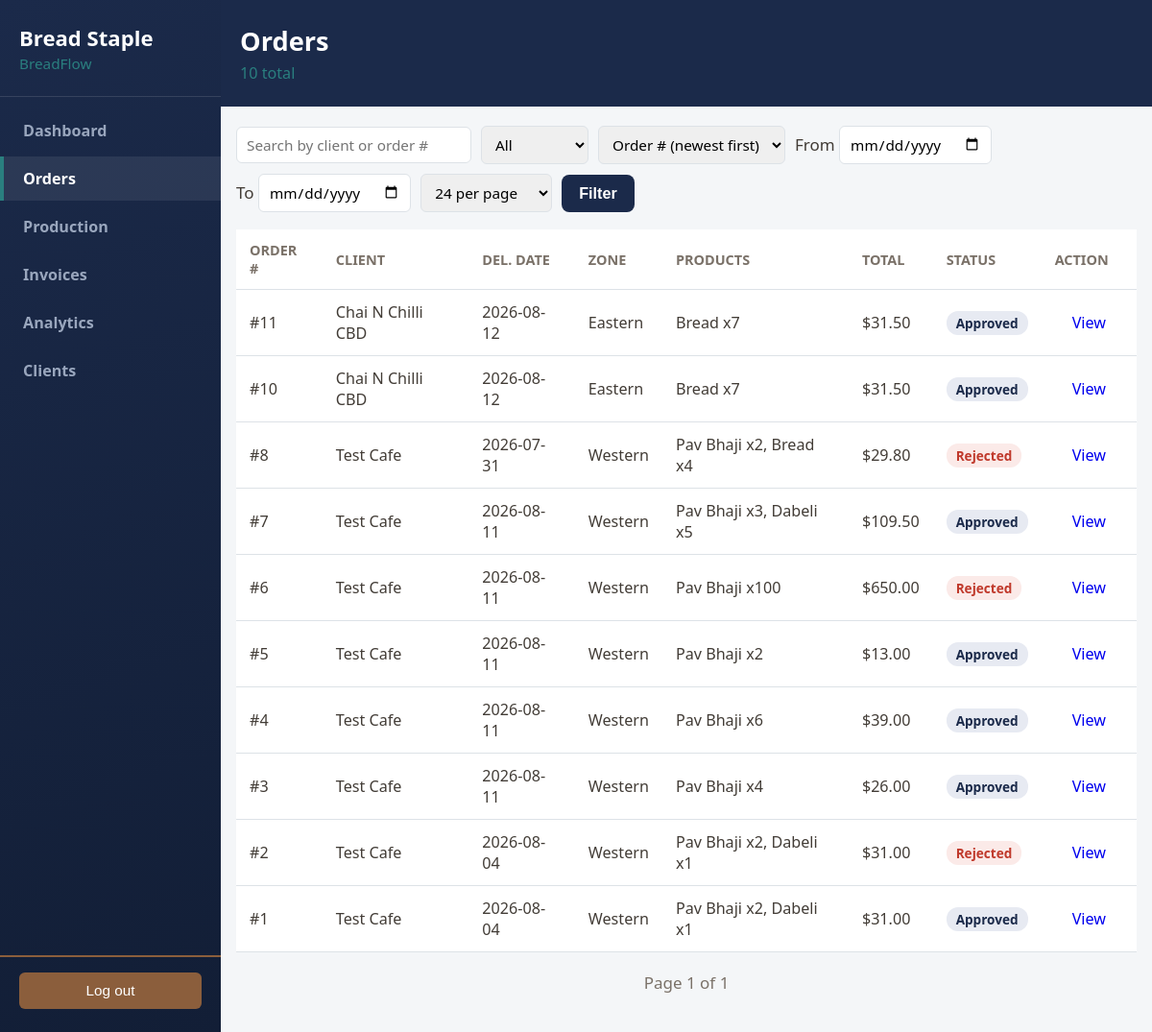
The page /owner/orders (signed in) on the database as committed earlier.
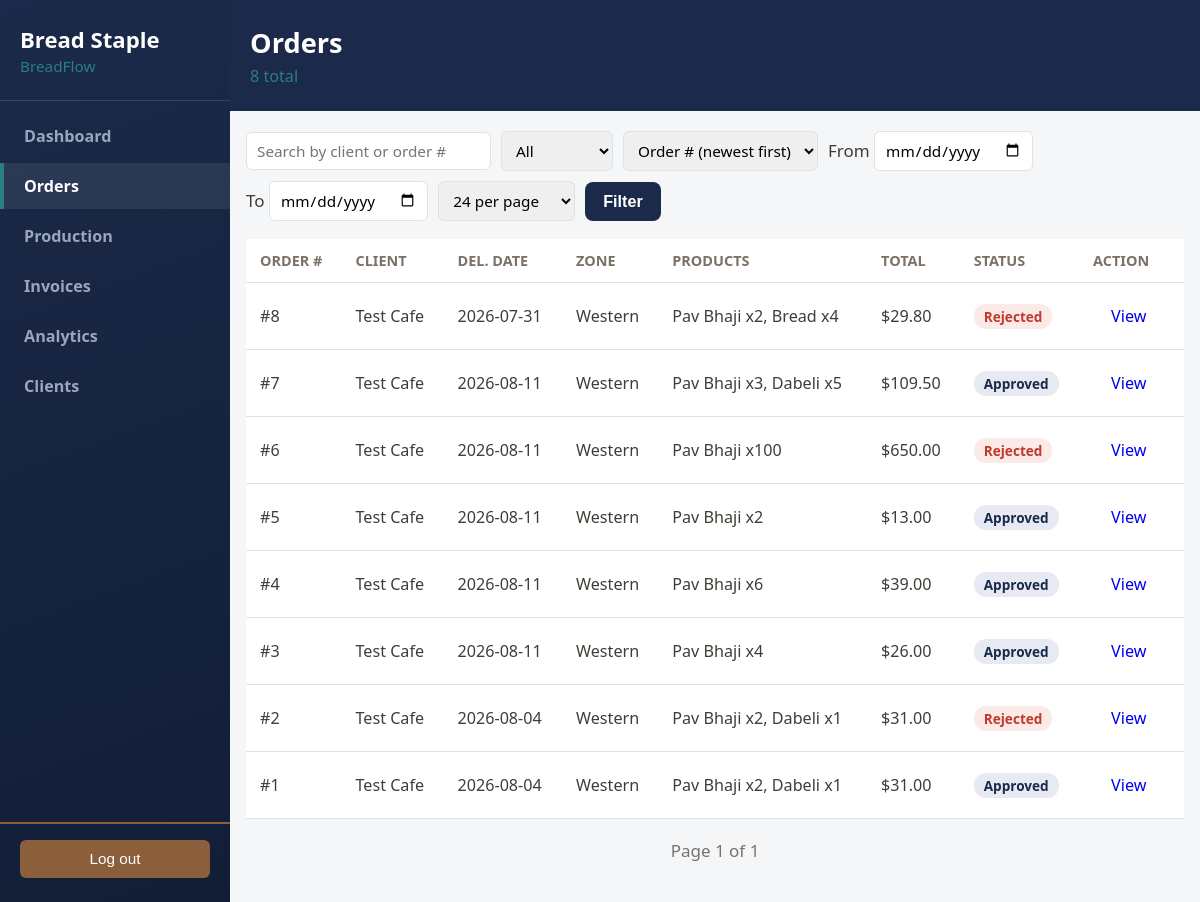
The same page on the database as committed later.
### tables this page shows
CREATE TABLE orders (
    order_id             INTEGER PRIMARY KEY AUTOINCREMENT,
    client_id            INTEGER NOT NULL REFERENCES clients(client_id) ON DELETE CASCADE,
    -- ISO date. Validated in Order.place() against the client's 2 assigned
    -- weekdays (FR-B1) -- not expressible as a DB CHECK since it depends on
    -- another table's row.
    delivery_date        TEXT NOT NULL,
    order_status         TEXT NOT NULL DEFAULT 'pending'
                         CHECK (order_status IN ('pending', 'approved', 'rejected', 'delivered')),
    special_instructions TEXT CHECK (special_instructions IS NULL OR LENGTH(special_instructions) <= 300),
    order_created_at     TEXT NOT NULL DEFAULT (STRFTIME('%Y-%m-%dT%H:%M:%S', 'now')),
    approved_by          INTEGER REFERENCES users(user_id),  -- NULL while pending (FR-B4)
    approved_at          TEXT
, rejection_reason TEXT CHECK (rejection_reason IS NULL OR LENGTH(rejection_reason) <= 300));

CREATE TABLE clients (
    client_id       INTEGER PRIMARY KEY AUTOINCREMENT,
    user_id         INTEGER NOT NULL UNIQUE REFERENCES users(user_id) ON DELETE CASCADE,
    business_name   TEXT NOT NULL UNIQUE,    -- Module 7: trading name, default A-Z sort key
    -- Exactly 11 digits, no separators: GLOB with 11 single-digit character
    -- classes enforces both the length AND that every character is 0-9 in
    -- one constraint, so a value like "123 456 789" or a 10-digit ABN is
    -- rejected at the database layer, not just in Python.
    abn             TEXT NOT NULL UNIQUE
                    CHECK (abn GLOB '[0-9][0-9][0-9][0-9][0-9][0-9][0-9][0-9][0-9][0-9][0-9]'),
    delivery_zone   TEXT NOT NULL CHECK (delivery_zone IN ('Western', 'Northern', 'Eastern', 'Southern')),
    delivery_day1   TEXT NOT NULL,           -- FR-B1: first of 2 fixed weekly delivery days
    delivery_day2   TEXT NOT NULL CHECK (delivery_day2 != delivery_day1),
    delivery_charge REAL NOT NULL CHECK (delivery_charge > 0),
    internal_notes  TEXT                     -- Module 11: owner-only, must never reach the client portal
);

### routes/orders.py (the view)
@orders_bp.route("/owner/orders")
@login_required("owner")
def owner_orders():
    search = request.args.get("search", "").strip()
    status = request.args.get("status", "All")
    sort = request.args.get("sort", "newest")
    date_start = request.args.get("date_start", "").strip()
    date_end = request.args.get("date_end", "").strip()
    page, per_page = _parse_pagination_args(request.args)
    orders, total_count = Order.list_all(
        search=search or None, status=status, sort=sort,
        date_start=date_start or None, date_end=date_end or None,
        page=page, per_page=per_page,
    )
    return render_template(
        "owner_orders.html", orders=orders, search=search, status=status, sort=sort,
        date_start=date_start, date_end=date_end, page=page, per_page=per_page,
        page_sizes=PAGE_SIZES, total_count=total_count,
        total_pages=max(1, ceil(total_count / per_page)),
    )

### app.py (called while the page is built)
@app.context_processor
def inject_owner_nav_data():
    if session.get("role") == "owner":
        return {"owner_pending_count": Order.count_pending()}
    return {}

### database/db.py (called while the page is built)
def get_db_connection():
    DATABASE_PATH.parent.mkdir(parents=True, exist_ok=True)
    connection = sqlite3.connect(DATABASE_PATH)
    connection.row_factory = sqlite3.Row
    connection.execute("PRAGMA foreign_keys = ON")
    return connection

### models/order.py (called while the page is built)
    @property
    def order_id(self):
        return self._order_id

    @property
    def delivery_date(self):
        return self._delivery_date

    @property
    def order_status(self):
        return self._order_status

    def get_order_lines(self):
        connection = get_db_connection()
        try:
            rows = connection.execute(
                """
                SELECT order_lines.*, products.product_name
                FROM order_lines
                JOIN products ON products.product_id = order_lines.product_id
                WHERE order_lines.order_id = ?
                """,
                (self._order_id,),
            ).fetchall()
        finally:
            connection.close()
        return [
            OrderLine(row["order_line_id"], row["order_id"], row["product_id"],
                      row["quantity"], row["unit_price"], product_name=row["product_name"])
            for row in rows
        ]

    def calculate_total(self):
        return sum(line.calculate_line_total() for line in self.get_order_lines())

    @classmethod
    def count_pending(cls):
        connection = get_db_connection()
        try:
            return connection.execute(
                "SELECT COUNT(*) AS count FROM orders WHERE order_status = 'pending'"
            ).fetchone()["count"]
        finally:
            connection.close()

    @staticmethod
    def _build_from_row(row):
        return Order(row["order_id"], row["client_id"], row["delivery_date"], row["order_status"],
                     row["special_instructions"], row["order_created_at"],
                     row["approved_by"], row["approved_at"], row["rejection_reason"])

### models/order_line.py (called while the page is built)
    @property
    def quantity(self):
        return self._quantity

    @property
    def product_name(self):
        return self._product_name

    def calculate_line_total(self):
        return self._quantity * self._unit_price

### templates/owner_orders.html (shortened to what this page needs)
{% extends "owner_base.html" %}
{% block owner_content %}
<div class="order-page">
    <header class="order-header">
        <h1>Orders</h1>
        <p class="order-subtext">{{ total_count }} total</p>
    </header>
    <main class="client-table-wrap">
        <form method="get" action="{{ url_for('orders.owner_orders') }}" class="order-filter-form">
            <input type="text" name="search" placeholder="Search by client or order #" value="{{ search }}">
            <select name="status">
                {% for option in ["All", "Pending", "Approved", "Rejected", "Delivered"] %}
                <option value="{{ option }}" {% if status == option %}selected{% endif %}>{{ option }}</option>
                {% endfor %}
            </select>
            <select name="sort">
                <option value="newest" {% if sort == "newest" %}selected{% endif %}>Order # (newest first)</option>
            </select>
            <label>From <input type="date" name="date_start" value="{{ date_start }}"></label>
            <label>To <input type="date" name="date_end" value="{{ date_end }}"></label>
            <select name="per_page">
                {% for size in page_sizes %}
                <option value="{{ size }}" {% if per_page == size %}selected{% endif %}>{{ size }} per page</option>
                {% endfor %}
            </select>
            <button type="submit" class="btn-primary btn-inline">Filter</button>
        </form>
        {% if not orders %}
        <p>No orders match these filters.</p>
        {% else %}
        <table class="client-table">
            <thead>
                <tr>
                    <th>Order #</th>
                    <th>Client</th>
                    <th>Del. Date</th>
                    <th>Zone</th>
                    <th>Products</th>
                    <th>Total</th>
                    <th>Status</th>
                    <th>Action</th>
                </tr>
            </thead>
            <tbody>
                {% for order in orders %}
                <tr>
                    <td>#{{ order.order_id }}</td>
                    <td>{{ order.business_name }}</td>
                    <td>{{ order.delivery_date }}</td>
                    <td>{{ order.delivery_zone }}</td>
                    <td>{{ order.product_summary }}</td>
                    <td>${{ "%.2f"|format(order.total_value) }}</td>
                    <td><span class="status-pill status-{{ order.order_status }}">{{ order.order_status|capitalize }}</span></td>
                    <td><a class="btn-inline" href="{{ url_for('orders.owner_order_detail', order_id=order.order_id) }}">View</a></td>
                </tr>
                {% endfor %}
            </tbody>
        </table>
        <div class="pagination">
            <span>Page {{ page }} of {{ total_pages }}</span>
        </div>
        {% endif %}
    </main>
</div>
{% endblock %}

### templates/owner_base.html (shortened to what this page needs)
{% extends "base.html" %}
{% block body %}
<div class="owner-layout">
    <aside class="owner-sidebar">
        <div class="owner-sidebar-brand">
            <p class="owner-sidebar-brand-primary">Bread Staple</p>
            <p class="owner-sidebar-brand-secondary">BreadFlow</p>
        </div>
        <nav class="owner-nav">
            <a class="owner-nav-item {% if request.endpoint == 'owner_dashboard' %}active{% endif %}"
               href="{{ url_for('owner_dashboard') }}">Dashboard</a>
            <a class="owner-nav-item {% if request.endpoint and request.endpoint.startswith('orders.') %}active{% endif %}"
               href="{{ url_for('orders.owner_orders') }}">
                Orders
            </a>
            <a class="owner-nav-item {% if request.endpoint == 'production.production_list_view' %}active{% endif %}"
               href="{{ url_for('production.production_list_view') }}">Production</a>
            <a class="owner-nav-item {% if request.endpoint and request.endpoint.startswith('invoices.') %}active{% endif %}"
               href="{{ url_for('invoices.owner_invoices') }}">Invoices</a>
            <a class="owner-nav-item {% if request.endpoint and request.endpoint.startswith('analytics.') %}active{% endif %}"
               href="{{ url_for('analytics.dashboard') }}">Analytics</a>
            <a class="owner-nav-item {% if request.endpoint and request.endpoint.startswith('owner.') %}active{% endif %}"
               href="{{ url_for('owner.client_list') }}">Clients</a>
        </nav>
        <div class="owner-sidebar-footer">
            <form method="post" action="{{ url_for('auth.logout') }}">
                <button type="submit">Log out</button>
            </form>
        </div>
    </aside>
    <main class="owner-content">
        {% block owner_content %}{% endblock %}
    </main>
</div>
{% endblock %}

### templates/base.html (shortened to what this page needs)
<!DOCTYPE html>
<html lang="en">
<head>
    <link rel="stylesheet" href="{{ url_for('static', filename='css/style.css') }}">
</head>
<body>
    {% block body %}{% endblock %}
</body>
</html>

### static/css/style.css (style rules this page uses)
:root { --navy: #1B2A4A; --navy-dark: #121E36; --navy-light: #2C4370; --teal: #2A7F7F; --teal-dark: #1F6363; --feature-text: #99A6BD; --mint-green: #4FC79A; --warm-brown: #8B5E3C; --gold: #D9A441; --error-red: #C0392B; --error-bg: #FBEAE8; --surface: #FFFFFF; --text: #423C36; --text-muted: #7A7168; --border: #DDE2E7; }
* { box-sizing: border-box; }
html { font-size: 17px; }
body { margin: 0; font-family: "Segoe UI", Roboto, Arial, sans-serif; color: var(--text); background: var(--surface); }
.btn-primary { width: 100%; padding: 22px 0; background: var(--navy); color: #fff; border: none; border-radius: 8px; font-size: 1.1rem; font-weight: 600; cursor: pointer; transition: background 0.15s ease; }
.order-page { min-height: 100vh; background: #F4F6F8; }
.order-header { background: var(--navy); color: #fff; padding: 24px 20px; }
.order-header h1 { margin: 0 0 4px; font-size: 1.6rem; }
.order-subtext { margin: 0; color: var(--teal); font-size: 0.95rem; }
.status-pill { font-size: 0.8rem; font-weight: 600; padding: 3px 10px; border-radius: 12px; }
.status-approved { background: #E7EAF2; color: var(--navy); }
.status-rejected { background: var(--error-bg); color: var(--error-red); }
.btn-inline { display: inline-block; width: auto; padding: 10px 18px; text-decoration: none; font-size: 0.95rem; }
.client-table-wrap { max-width: 1000px; margin: 0 auto; padding: 20px 16px 40px; overflow-x: auto; }
.client-table { width: 100%; border-collapse: collapse; background: var(--surface); }
.client-table th, .client-table td { text-align: left; padding: 12px 14px; border-bottom: 1px solid var(--border); font-size: 0.95rem; }
.client-table th { color: var(--text-muted); font-weight: 600; font-size: 0.85rem; text-transform: uppercase; }
.order-filter-form { display: flex; flex-wrap: wrap; align-items: center; gap: 10px; margin-bottom: 18px; }
.order-filter-form select, .order-filter-form input[type="text"], .order-filter-form input[type="date"], .order-filter-form input[type="month"] { padding: 8px 10px; border: 1px solid var(--border); border-radius: 6px; font-family: inherit; font-size: 0.9rem; }
.pagination { display: flex; align-items: center; justify-content: center; gap: 14px; margin-top: 20px; color: var(--text-muted); }
.owner-layout { display: flex; min-height: 100vh; }
.owner-sidebar { flex: 0 0 230px; display: flex; flex-direction: column; justify-content: space-between; background: linear-gradient(160deg, var(--navy) 0%, var(--navy-dark) 100%); color: #fff; padding: 24px 0; }
.owner-sidebar-brand { padding: 0 20px 24px; margin-bottom: 12px; border-bottom: 1px solid rgba(255, 255, 255, 0.12); }
.owner-sidebar-brand-primary { margin: 0; font-size: 1.3rem; font-weight: 700; }
.owner-sidebar-brand-secondary { margin: 2px 0 0; font-size: 0.9rem; color: var(--teal); }
.owner-nav { display: flex; flex-direction: column; gap: 4px; flex: 1; }
.owner-nav-item { display: flex; align-items: center; justify-content: space-between; padding: 12px 20px; color: var(--feature-text); text-decoration: none; font-size: 0.95rem; font-weight: 600; border-left: 4px solid transparent; }
.owner-nav-item.active { background: rgba(255, 255, 255, 0.08); border-left-color: var(--teal); color: #fff; }
.owner-sidebar-footer { padding: 16px 20px 0; border-top: 2px solid var(--warm-brown); }
.owner-sidebar-footer form { margin: 0; }
.owner-sidebar-footer button { width: 100%; padding: 10px 0; background: var(--warm-brown); color: #fff; border: none; border-radius: 6px; font-size: 0.9rem; cursor: pointer; }
.owner-content { flex: 1; min-width: 0; }

Rows that differ between the two databases and show on the page:
removed orders: order_id "11", business_name "Chai N Chilli CBD", delivery_date "2026-08-12", delivery_zone "Eastern", product_summary "Bread x7", total_value "31.50", order_status "Approved"
removed orders: order_id "10", business_name "Chai N Chilli CBD", delivery_date "2026-08-12", delivery_zone "Eastern", product_summary "Bread x7", total_value "31.50", order_status "Approved"
Other text that changed with them:
{{ total_count }}: "10" → "8"
